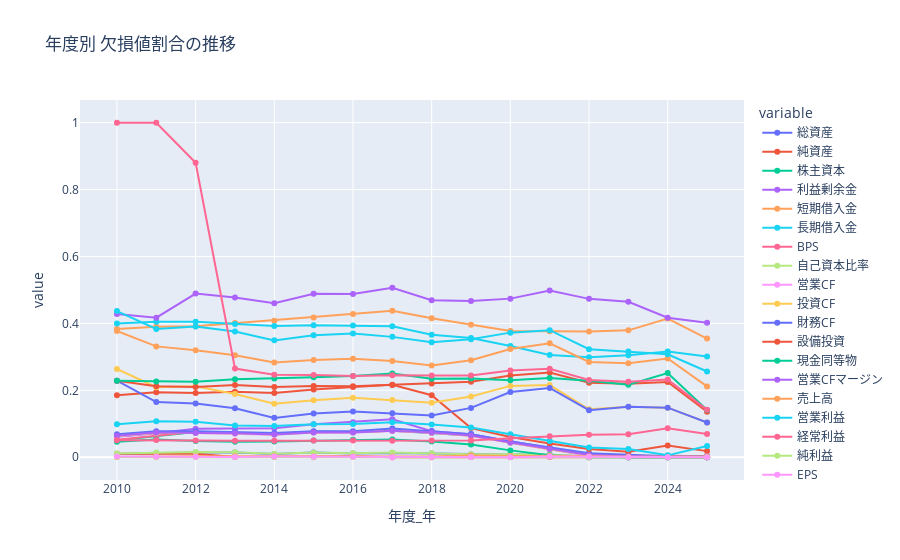

Here is the notebook cell this chart was saved with:
### Markdown cell above
### ☑️ 年ごとの欠損率の傾向を確認

### Code cell
df = df_ALL_DATAs.copy()
df["年度_年"] = df["年度"].astype(str).str[:4].astype(int)
missing_ratio_by_year = (
    df.drop(columns=["コード", "年度"])
    .groupby("年度_年")
    .agg(lambda g: g.isnull().mean())
    .reset_index()
)
missing_ratio_by_year = missing_ratio_by_year.set_index("年度_年")
fig = px.line(
    missing_ratio_by_year,
    title="年度別 欠損値割合の推移",
    markers=True,
)
fig.show()

### Figure 1 — Plotly figure (JSON) as saved in the notebook; plotly's stock layout.template omitted (floating-point values rounded to 4 significant figures)
{"data": [{"hovertemplate": "variable=総資産<br>年度_年=%{x}<br>value=%{y}<extra></extra>", "legendgroup": "総資産", "line": {"color": "#636efa", "dash": "solid"}, "marker": {"symbol": "circle"}, "mode": "lines+markers", "name": "総資産", "orientation": "v", "showlegend": true, "type": "scatter", "x": [2010, 2011, 2012, 2013, 2014, 2015, 2016, 2017, 2018, 2019, 2020, 2021, 2022, 2023, 2024, 2025], "xaxis": "x", "y": [0.00946, 0.01255, 0.01423, 0.0145, 0.009703, 0.01396, 0.01119, 0.01255, 0.01085, 0.008435, 0.008378, 0.007533, 0.001874, 0.0, 6.055e-05, 0.0], "yaxis": "y"}, {"hovertemplate": "variable=純資産<br>年度_年=%{x}<br>value=%{y}<extra></extra>", "legendgroup": "純資産", "line": {"color": "#EF553B", "dash": "solid"}, "marker": {"symbol": "circle"}, "mode": "lines+markers", "name": "純資産", "orientation": "v", "showlegend": true, "type": "scatter", "x": [2010, 2011, 2012, 2013, 2014, 2015, 2016, 2017, 2018, 2019, 2020, 2021, 2022, 2023, 2024, 2025], "xaxis": "x", "y": [0.01051, 0.009495, 0.01059, 0.0009668, 0.001252, 0.001214, 0.002945, 0.0002853, 0.0002782, 0.0008163, 0.0005405, 0.0005381, 0.0002677, 0.0, 6.055e-05, 0.0], "yaxis": "y"}, {"hovertemplate": "variable=株主資本<br>年度_年=%{x}<br>value=%{y}<extra></extra>", "legendgroup": "株主資本", "line": {"color": "#00cc96", "dash": "solid"}, "marker": {"symbol": "circle"}, "mode": "lines+markers", "name": "株主資本", "orientation": "v", "showlegend": true, "type": "scatter", "x": [2010, 2011, 2012, 2013, 2014, 2015, 2016, 2017, 2018, 2019, 2020, 2021, 2022, 2023, 2024, 2025], "xaxis": "x", "y": [0.05046, 0.06273, 0.07514, 0.07219, 0.06948, 0.07587, 0.07538, 0.07903, 0.07288, 0.06531, 0.04432, 0.02394, 0.005087, 0.0, 6.055e-05, 0.0], "yaxis": "y"}, {"hovertemplate": "variable=利益剰余金<br>年度_年=%{x}<br>value=%{y}<extra></extra>", "legendgroup": "利益剰余金", "line": {"color": "#ab63fa", "dash": "solid"}, "marker": {"symbol": "circle"}, "mode": "lines+markers", "name": "利益剰余金", "orientation": "v", "showlegend": true, "type": "scatter", "x": [2010, 2011, 2012, 2013, 2014, 2015, 2016, 2017, 2018, 2019, 2020, 2021, 2022, 2023, 2024, 2025], "xaxis": "x", "y": [0.06097, 0.07155, 0.0854, 0.08701, 0.08638, 0.09833, 0.1048, 0.1133, 0.07761, 0.06912, 0.04784, 0.02771, 0.007764, 0.00316, 0.004299, 0.003171], "yaxis": "y"}, {"hovertemplate": "variable=短期借入金<br>年度_年=%{x}<br>value=%{y}<extra></extra>", "legendgroup": "短期借入金", "line": {"color": "#FFA15A", "dash": "solid"}, "marker": {"symbol": "circle"}, "mode": "lines+markers", "name": "短期借入金", "orientation": "v", "showlegend": true, "type": "scatter", "x": [2010, 2011, 2012, 2013, 2014, 2015, 2016, 2017, 2018, 2019, 2020, 2021, 2022, 2023, 2024, 2025], "xaxis": "x", "y": [0.383, 0.39, 0.3916, 0.4009, 0.4081, 0.4176, 0.4284, 0.4377, 0.4153, 0.3956, 0.3776, 0.3764, 0.3756, 0.3792, 0.4144, 0.3548], "yaxis": "y"}, {"hovertemplate": "variable=長期借入金<br>年度_年=%{x}<br>value=%{y}<extra></extra>", "legendgroup": "長期借入金", "line": {"color": "#19d3f3", "dash": "solid"}, "marker": {"symbol": "circle"}, "mode": "lines+markers", "name": "長期借入金", "orientation": "v", "showlegend": true, "type": "scatter", "x": [2010, 2011, 2012, 2013, 2014, 2015, 2016, 2017, 2018, 2019, 2020, 2021, 2022, 2023, 2024, 2025], "xaxis": "x", "y": [0.3998, 0.4052, 0.4048, 0.398, 0.3922, 0.3945, 0.3937, 0.3917, 0.3661, 0.3565, 0.3322, 0.3059, 0.2991, 0.3047, 0.3157, 0.3009], "yaxis": "y"}, {"hovertemplate": "variable=BPS<br>年度_年=%{x}<br>value=%{y}<extra></extra>", "legendgroup": "BPS", "line": {"color": "#FF6692", "dash": "solid"}, "marker": {"symbol": "circle"}, "mode": "lines+markers", "name": "BPS", "orientation": "v", "showlegend": true, "type": "scatter", "x": [2010, 2011, 2012, 2013, 2014, 2015, 2016, 2017, 2018, 2019, 2020, 2021, 2022, 2023, 2024, 2025], "xaxis": "x", "y": [0.05256, 0.06409, 0.07613, 0.07219, 0.0698, 0.07587, 0.07538, 0.07903, 0.07344, 0.06531, 0.04432, 0.02448, 0.006158, 0.0, 6.055e-05, 0.0], "yaxis": "y"}, {"hovertemplate": "variable=自己資本比率<br>年度_年=%{x}<br>value=%{y}<extra></extra>", "legendgroup": "自己資本比率", "line": {"color": "#B6E880", "dash": "solid"}, "marker": {"symbol": "circle"}, "mode": "lines+markers", "name": "自己資本比率", "orientation": "v", "showlegend": true, "type": "scatter", "x": [2010, 2011, 2012, 2013, 2014, 2015, 2016, 2017, 2018, 2019, 2020, 2021, 2022, 2023, 2024, 2025], "xaxis": "x", "y": [0.01121, 0.01424, 0.01556, 0.01482, 0.01033, 0.01457, 0.01207, 0.01427, 0.01168, 0.009252, 0.008919, 0.007802, 0.001874, 0.0, 6.055e-05, 0.0], "yaxis": "y"}, {"hovertemplate": "variable=営業CF<br>年度_年=%{x}<br>value=%{y}<extra></extra>", "legendgroup": "営業CF", "line": {"color": "#FF97FF", "dash": "solid"}, "marker": {"symbol": "circle"}, "mode": "lines+markers", "name": "営業CF", "orientation": "v", "showlegend": true, "type": "scatter", "x": [2010, 2011, 2012, 2013, 2014, 2015, 2016, 2017, 2018, 2019, 2020, 2021, 2022, 2023, 2024, 2025], "xaxis": "x", "y": [0.06272, 0.07291, 0.07216, 0.07058, 0.06729, 0.07375, 0.07391, 0.07874, 0.07288, 0.06367, 0.04297, 0.02341, 0.005355, 0.0, 6.055e-05, 0.0], "yaxis": "y"}, {"hovertemplate": "variable=投資CF<br>年度_年=%{x}<br>value=%{y}<extra></extra>", "legendgroup": "投資CF", "line": {"color": "#FECB52", "dash": "solid"}, "marker": {"symbol": "circle"}, "mode": "lines+markers", "name": "投資CF", "orientation": "v", "showlegend": true, "type": "scatter", "x": [2010, 2011, 2012, 2013, 2014, 2015, 2016, 2017, 2018, 2019, 2020, 2021, 2022, 2023, 2024, 2025], "xaxis": "x", "y": [0.06342, 0.07325, 0.07249, 0.07154, 0.06792, 0.07436, 0.0745, 0.07903, 0.07399, 0.06449, 0.04432, 0.02421, 0.006961, 0.001317, 0.001938, 0.001409], "yaxis": "y"}, {"hovertemplate": "variable=財務CF<br>年度_年=%{x}<br>value=%{y}<extra></extra>", "legendgroup": "財務CF", "line": {"color": "#636efa", "dash": "solid"}, "marker": {"symbol": "circle"}, "mode": "lines+markers", "name": "財務CF", "orientation": "v", "showlegend": true, "type": "scatter", "x": [2010, 2011, 2012, 2013, 2014, 2015, 2016, 2017, 2018, 2019, 2020, 2021, 2022, 2023, 2024, 2025], "xaxis": "x", "y": [0.06868, 0.07799, 0.07779, 0.07606, 0.07261, 0.07739, 0.07803, 0.08588, 0.07816, 0.06912, 0.04703, 0.02879, 0.01178, 0.007638, 0.002846, 0.003876], "yaxis": "y"}, {"hovertemplate": "variable=設備投資<br>年度_年=%{x}<br>value=%{y}<extra></extra>", "legendgroup": "設備投資", "line": {"color": "#EF553B", "dash": "solid"}, "marker": {"symbol": "circle"}, "mode": "lines+markers", "name": "設備投資", "orientation": "v", "showlegend": true, "type": "scatter", "x": [2010, 2011, 2012, 2013, 2014, 2015, 2016, 2017, 2018, 2019, 2020, 2021, 2022, 2023, 2024, 2025], "xaxis": "x", "y": [0.1854, 0.194, 0.192, 0.1956, 0.1922, 0.2024, 0.2097, 0.2165, 0.1855, 0.08735, 0.06081, 0.04143, 0.02436, 0.01659, 0.03488, 0.01832], "yaxis": "y"}, {"hovertemplate": "variable=現金同等物<br>年度_年=%{x}<br>value=%{y}<extra></extra>", "legendgroup": "現金同等物", "line": {"color": "#00cc96", "dash": "solid"}, "marker": {"symbol": "circle"}, "mode": "lines+markers", "name": "現金同等物", "orientation": "v", "showlegend": true, "type": "scatter", "x": [2010, 2011, 2012, 2013, 2014, 2015, 2016, 2017, 2018, 2019, 2020, 2021, 2022, 2023, 2024, 2025], "xaxis": "x", "y": [0.0466, 0.0529, 0.04866, 0.04608, 0.04726, 0.04977, 0.05212, 0.05278, 0.04729, 0.0381, 0.02054, 0.00565, 0.0002677, 0.0, 6.055e-05, 0.0], "yaxis": "y"}, {"hovertemplate": "variable=営業CFマージン<br>年度_年=%{x}<br>value=%{y}<extra></extra>", "legendgroup": "営業CFマージン", "line": {"color": "#ab63fa", "dash": "solid"}, "marker": {"symbol": "circle"}, "mode": "lines+markers", "name": "営業CFマージン", "orientation": "v", "showlegend": true, "type": "scatter", "x": [2010, 2011, 2012, 2013, 2014, 2015, 2016, 2017, 2018, 2019, 2020, 2021, 2022, 2023, 2024, 2025], "xaxis": "x", "y": [0.06447, 0.07392, 0.07249, 0.07154, 0.06823, 0.07375, 0.0742, 0.07903, 0.07399, 0.06503, 0.04405, 0.02502, 0.006961, 0.002897, 0.002664, 0.002114], "yaxis": "y"}, {"hovertemplate": "variable=売上高<br>年度_年=%{x}<br>value=%{y}<extra></extra>", "legendgroup": "売上高", "line": {"color": "#FFA15A", "dash": "solid"}, "marker": {"symbol": "circle"}, "mode": "lines+markers", "name": "売上高", "orientation": "v", "showlegend": true, "type": "scatter", "x": [2010, 2011, 2012, 2013, 2014, 2015, 2016, 2017, 2018, 2019, 2020, 2021, 2022, 2023, 2024, 2025], "xaxis": "x", "y": [0.001051, 0.002713, 0.002979, 0.0029, 0.00313, 0.002124, 0.002061, 0.002282, 0.002225, 0.005442, 0.003784, 0.004574, 0.00241, 0.001844, 0.002604, 0.002114], "yaxis": "y"}, {"hovertemplate": "variable=営業利益<br>年度_年=%{x}<br>value=%{y}<extra></extra>", "legendgroup": "営業利益", "line": {"color": "#19d3f3", "dash": "solid"}, "marker": {"symbol": "circle"}, "mode": "lines+markers", "name": "営業利益", "orientation": "v", "showlegend": true, "type": "scatter", "x": [2010, 2011, 2012, 2013, 2014, 2015, 2016, 2017, 2018, 2019, 2020, 2021, 2022, 2023, 2024, 2025], "xaxis": "x", "y": [0.09846, 0.1078, 0.1059, 0.09507, 0.09358, 0.09863, 0.09923, 0.1044, 0.09791, 0.08925, 0.06865, 0.0487, 0.02945, 0.02449, 0.005692, 0.03347], "yaxis": "y"}, {"hovertemplate": "variable=経常利益<br>年度_年=%{x}<br>value=%{y}<extra></extra>", "legendgroup": "経常利益", "line": {"color": "#FF6692", "dash": "solid"}, "marker": {"symbol": "circle"}, "mode": "lines+markers", "name": "経常利益", "orientation": "v", "showlegend": true, "type": "scatter", "x": [2010, 2011, 2012, 2013, 2014, 2015, 2016, 2017, 2018, 2019, 2020, 2021, 2022, 2023, 2024, 2025], "xaxis": "x", "y": [0.05116, 0.0512, 0.05031, 0.04898, 0.04945, 0.05008, 0.05006, 0.04936, 0.04979, 0.05034, 0.05676, 0.06295, 0.06693, 0.06874, 0.08683, 0.06942], "yaxis": "y"}, {"hovertemplate": "variable=純利益<br>年度_年=%{x}<br>value=%{y}<extra></extra>", "legendgroup": "純利益", "line": {"color": "#B6E880", "dash": "solid"}, "marker": {"symbol": "circle"}, "mode": "lines+markers", "name": "純利益", "orientation": "v", "showlegend": true, "type": "scatter", "x": [2010, 2011, 2012, 2013, 2014, 2015, 2016, 2017, 2018, 2019, 2020, 2021, 2022, 2023, 2024, 2025], "xaxis": "x", "y": [0.0007008, 0.0, 0.000662, 0.0003223, 0.000939, 0.0003035, 0.0005889, 0.0, 0.0, 0.0005442, 0.0, 0.001614, 0.0005355, 0.0, 6.055e-05, 0.0003524], "yaxis": "y"}, {"hovertemplate": "variable=EPS<br>年度_年=%{x}<br>value=%{y}<extra></extra>", "legendgroup": "EPS", "line": {"color": "#FF97FF", "dash": "solid"}, "marker": {"symbol": "circle"}, "mode": "lines+markers", "name": "EPS", "orientation": "v", "showlegend": true, "type": "scatter", "x": [2010, 2011, 2012, 2013, 2014, 2015, 2016, 2017, 2018, 2019, 2020, 2021, 2022, 2023, 2024, 2025], "xaxis": "x", "y": [0.002453, 0.001695, 0.001655, 0.0006445, 0.002191, 0.001517, 0.001472, 0.0002853, 0.0008345, 0.0005442, 0.0, 0.002421, 0.001606, 0.0, 6.055e-05, 0.0003524], "yaxis": "y"}, {"hovertemplate": "variable=ROE<br>年度_年=%{x}<br>value=%{y}<extra></extra>", "legendgroup": "ROE", "line": {"color": "#FECB52", "dash": "solid"}, "marker": {"symbol": "circle"}, "mode": "lines+markers", "name": "ROE", "orientation": "v", "showlegend": true, "type": "scatter", "x": [2010, 2011, 2012, 2013, 2014, 2015, 2016, 2017, 2018, 2019, 2020, 2021, 2022, 2023, 2024, 2025], "xaxis": "x", "y": [0.2638, 0.2096, 0.2119, 0.1892, 0.1599, 0.1703, 0.1782, 0.1709, 0.163, 0.1815, 0.2132, 0.2158, 0.1432, 0.1509, 0.1482, 0.1039], "yaxis": "y"}, {"hovertemplate": "variable=ROA<br>年度_年=%{x}<br>value=%{y}<extra></extra>", "legendgroup": "ROA", "line": {"color": "#636efa", "dash": "solid"}, "marker": {"symbol": "circle"}, "mode": "lines+markers", "name": "ROA", "orientation": "v", "showlegend": true, "type": "scatter", "x": [2010, 2011, 2012, 2013, 2014, 2015, 2016, 2017, 2018, 2019, 2020, 2021, 2022, 2023, 2024, 2025], "xaxis": "x", "y": [0.2288, 0.1648, 0.1605, 0.1463, 0.1177, 0.1308, 0.1369, 0.1312, 0.1246, 0.1475, 0.1949, 0.2072, 0.1408, 0.1509, 0.1482, 0.1039], "yaxis": "y"}, {"hovertemplate": "variable=一株配当<br>年度_年=%{x}<br>value=%{y}<extra></extra>", "legendgroup": "一株配当", "line": {"color": "#EF553B", "dash": "solid"}, "marker": {"symbol": "circle"}, "mode": "lines+markers", "name": "一株配当", "orientation": "v", "showlegend": true, "type": "scatter", "x": [2010, 2011, 2012, 2013, 2014, 2015, 2016, 2017, 2018, 2019, 2020, 2021, 2022, 2023, 2024, 2025], "xaxis": "x", "y": [0.2288, 0.2123, 0.2102, 0.2156, 0.2097, 0.2127, 0.2123, 0.2163, 0.2206, 0.2259, 0.2443, 0.2532, 0.2225, 0.2194, 0.2249, 0.136], "yaxis": "y"}, {"hovertemplate": "variable=剰余金の配当<br>年度_年=%{x}<br>value=%{y}<extra></extra>", "legendgroup": "剰余金の配当", "line": {"color": "#00cc96", "dash": "solid"}, "marker": {"symbol": "circle"}, "mode": "lines+markers", "name": "剰余金の配当", "orientation": "v", "showlegend": true, "type": "scatter", "x": [2010, 2011, 2012, 2013, 2014, 2015, 2016, 2017, 2018, 2019, 2020, 2021, 2022, 2023, 2024, 2025], "xaxis": "x", "y": [0.2288, 0.2262, 0.2258, 0.233, 0.2351, 0.2392, 0.2426, 0.2505, 0.2345, 0.2351, 0.2303, 0.237, 0.2286, 0.2165, 0.2517, 0.1413], "yaxis": "y"}, {"hovertemplate": "variable=自社株買い<br>年度_年=%{x}<br>value=%{y}<extra></extra>", "legendgroup": "自社株買い", "line": {"color": "#ab63fa", "dash": "solid"}, "marker": {"symbol": "circle"}, "mode": "lines+markers", "name": "自社株買い", "orientation": "v", "showlegend": true, "type": "scatter", "x": [2010, 2011, 2012, 2013, 2014, 2015, 2016, 2017, 2018, 2019, 2020, 2021, 2022, 2023, 2024, 2025], "xaxis": "x", "y": [0.4278, 0.4171, 0.4892, 0.4776, 0.4601, 0.4883, 0.4876, 0.5064, 0.4693, 0.4669, 0.4741, 0.4983, 0.4734, 0.4646, 0.4171, 0.4017], "yaxis": "y"}, {"hovertemplate": "variable=配当性向<br>年度_年=%{x}<br>value=%{y}<extra></extra>", "legendgroup": "配当性向", "line": {"color": "#FFA15A", "dash": "solid"}, "marker": {"symbol": "circle"}, "mode": "lines+markers", "name": "配当性向", "orientation": "v", "showlegend": true, "type": "scatter", "x": [2010, 2011, 2012, 2013, 2014, 2015, 2016, 2017, 2018, 2019, 2020, 2021, 2022, 2023, 2024, 2025], "xaxis": "x", "y": [0.3774, 0.3313, 0.3201, 0.3045, 0.2833, 0.2904, 0.2945, 0.2873, 0.274, 0.2901, 0.3235, 0.3403, 0.2846, 0.2807, 0.2951, 0.2118], "yaxis": "y"}, {"hovertemplate": "variable=総還元性向<br>年度_年=%{x}<br>value=%{y}<extra></extra>", "legendgroup": "総還元性向", "line": {"color": "#19d3f3", "dash": "solid"}, "marker": {"symbol": "circle"}, "mode": "lines+markers", "name": "総還元性向", "orientation": "v", "showlegend": true, "type": "scatter", "x": [2010, 2011, 2012, 2013, 2014, 2015, 2016, 2017, 2018, 2019, 2020, 2021, 2022, 2023, 2024, 2025], "xaxis": "x", "y": [0.4369, 0.3835, 0.3909, 0.3758, 0.3493, 0.3645, 0.3696, 0.3598, 0.3435, 0.3529, 0.3724, 0.3799, 0.3229, 0.3158, 0.3075, 0.2562], "yaxis": "y"}, {"hovertemplate": "variable=純資産配当率<br>年度_年=%{x}<br>value=%{y}<extra></extra>", "legendgroup": "純資産配当率", "line": {"color": "#FF6692", "dash": "solid"}, "marker": {"symbol": "circle"}, "mode": "lines+markers", "name": "純資産配当率", "orientation": "v", "showlegend": true, "type": "scatter", "x": [2010, 2011, 2012, 2013, 2014, 2015, 2016, 2017, 2018, 2019, 2020, 2021, 2022, 2023, 2024, 2025], "xaxis": "x", "y": [0.9993, 0.9997, 0.8798, 0.2652, 0.2463, 0.2458, 0.2429, 0.2454, 0.2445, 0.2446, 0.2595, 0.2645, 0.2311, 0.2254, 0.2322, 0.1416], "yaxis": "y"}], "layout": {"legend": {"title": {"text": "variable"}, "tracegroupgap": 0}, "title": {"text": "年度別 欠損値割合の推移"}, "xaxis": {"anchor": "y", "domain": [0, 1], "title": {"text": "年度_年"}}, "yaxis": {"anchor": "x", "domain": [0, 1], "title": {"text": "value"}}}}
